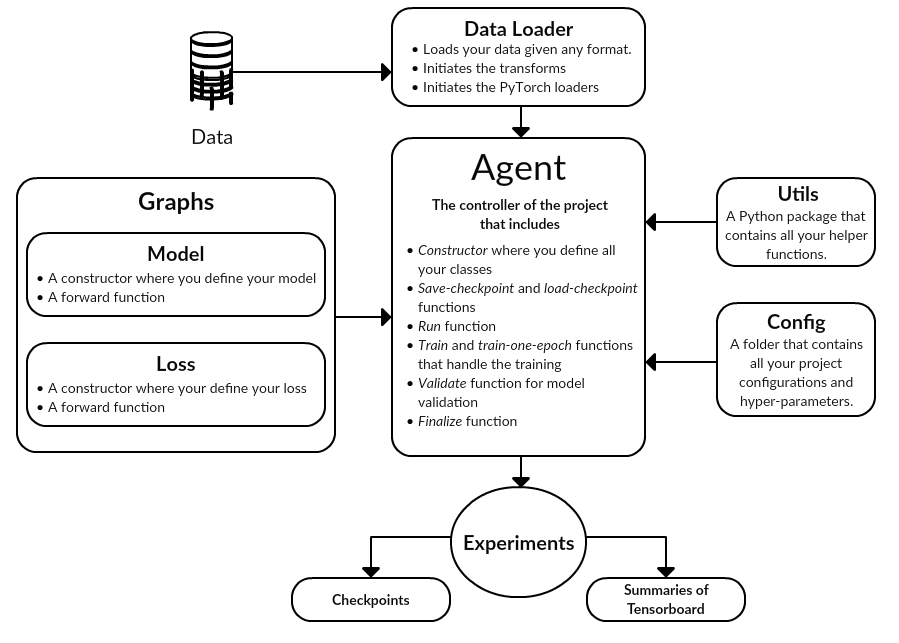
#> input picture utils/pics/class_diagram.png, 899 x 643 px, given as the content of the folder new_images, which was not available
$ python artocclusion.py utils/pics/class_diagram.png utils/pics/class_diagram.png
#> lines starting #> are read from the running program, lines starting #| are printed output that depends on the picture; after the words box and inside, x2 and y2 are one past the last pixel; in counts of white or black regions, pixels touching at a corner belong together; pictures that were not available may be replaced by others from this repository, and a replacement may not be noted
# from pycocotools.coco import COCO
import sys
import os
import cv2
import random
import shutil
import numpy as np
import matplotlib.pyplot as plt
# [18 lines of commented-out code are left out]
# [25 lines left out: function convert_img, not called in this run]


# Helper that randomly creates occlusion patch on a single image. Takes in the file path
# and the optional destination path (if dst not given, it overwrites the original file).
def img_patch(src, dst=None):
	# name, ext = os.path.splitext(src)
	# if not ext == '.jpg':
	# 	return
#> called with src = '_only/class_diagram.png'
	img = cv2.imread(src)
#> img is the input picture: shape (643, 899, 3); min 0, max 255, mean 241.9
	height, width, _ = img.shape
#> height = 643; width = 899

	random.seed()
	patch_height = random.randint(int(height/4),int(height/2))
#> patch_height = 288
	patch_width = random.randint(int(width/4),int(width/2))
#> patch_width = 355
	row = random.randint(0,height-patch_height)
#> row = 41
	col = random.randint(0,width-patch_width)
#> col = 133

	patch = img[row:row+patch_height, col:col+patch_width]
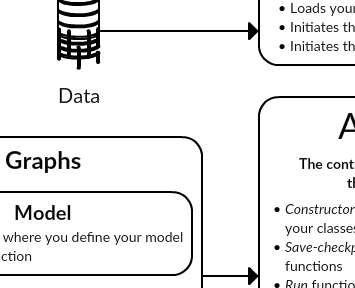
#> patch: shape (288, 355, 3); min 0, max 255, mean 235.8
	patch_reshaped = np.reshape(patch, (patch.shape[0] * patch.shape[1], patch.shape[2]))
	np.random.shuffle(patch_reshaped)
	patch_random = np.reshape(patch_reshaped, patch.shape)
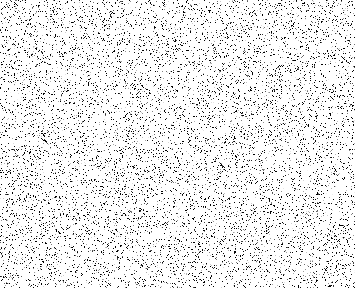
#> patch_random: shape (288, 355, 3); min 0, max 255, mean 235.8

	img[row:row+patch_height, col:col+patch_width] = patch_random
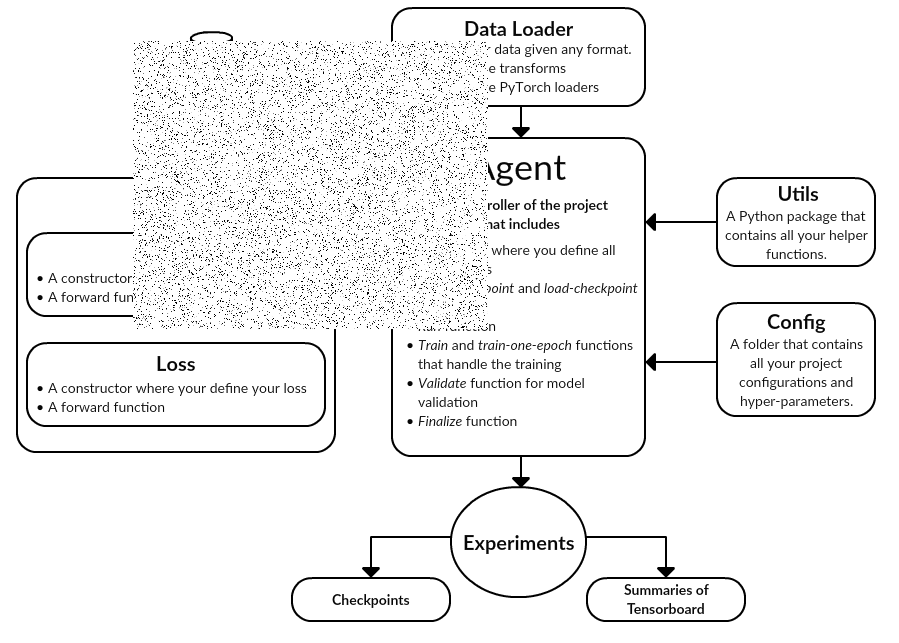
#> img: shape (643, 899, 3); 3.36% of pixels changed, all inside (x1, y1, x2, y2) = (133, 41, 488, 329)

	if dst is None:
		cv2.imwrite(src, img)
	else:
		cv2.imwrite(dst, img)
	return img


# Adapted from https://www.freecodecamp.org/news/image-augmentation-make-it-rain-make-it-snow-how-to-modify-a-photo-with-machine-learning-163c0cb3843f/
# [39 lines left out: functions generate_random_lines, add_rain, not called in this run]

# Makes a recursive copy of a given directory (defaults to current working directory) to a
# specified destination. Assuming all files are images, applies an occlusion patch to every
# image copy in the destination directory.
def dir_patch(src=os.getcwd(), dst=None):
	if dst is None:
		print("No destination directory name given. Stopping...")
		return

	# NOTE: Overwrites existing directory of the given name if there is one
	if os.path.exists(dst):
		shutil.rmtree(dst)

	try:
		shutil.copytree(src, dst)
	except shutil.Error as e: # Directories are the same
		print('Directory not copied. Error: %s' % e)
	except OSError as e: # Any error saying that src doesn't exist
		print('Directory not copied. Error: %s' % e)

	# Fill in dictionary here. Uncomment later
	# filenames_to_bboxes(annFile)

	for root, dirs, files in os.walk(dst):
		for filename in files:
			filepath = os.path.abspath(os.path.join(root, filename))
			# Replaces name with path to be used in img_patch func
			# if filename in d:
			# 	d[filepath] = d[filename]
			# 	del d[filename]
			img_patch(filepath)
	return


if __name__=='__main__':
	dir_patch('pics', 'new_images')

	# [6 lines of commented-out code are left out]
